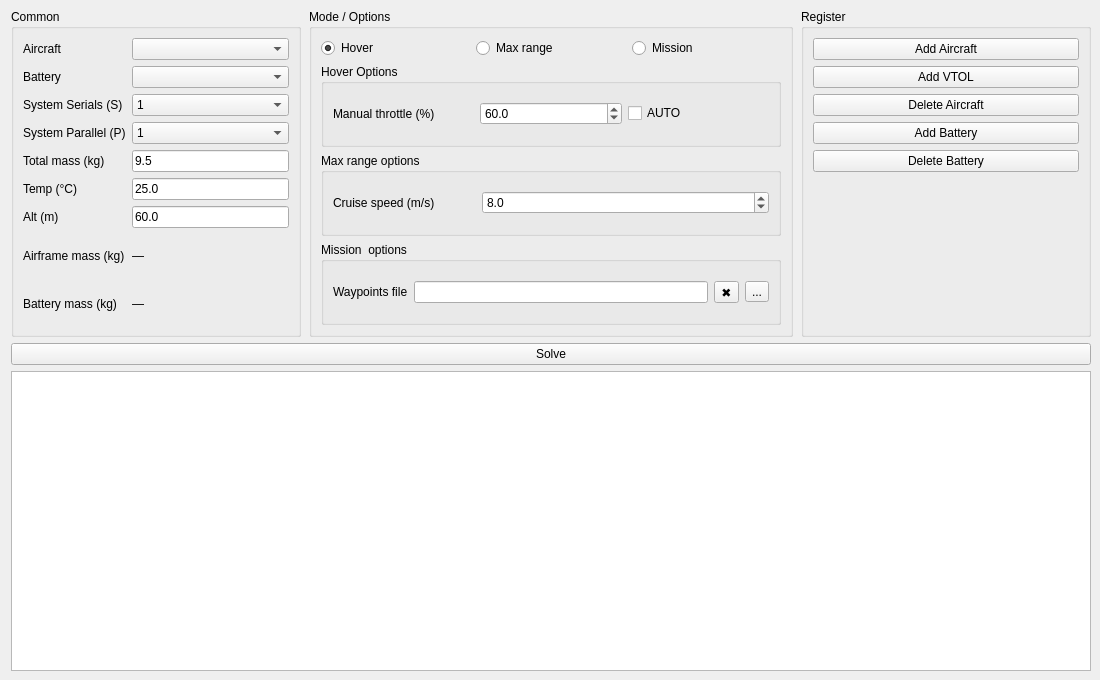
<?xml version="1.0" encoding="UTF-8"?>
<ui version="4.0">
 <class>BatterySimWindow</class>
 <widget class="QWidget" name="BatterySimWindow">
  <property name="geometry">
   <rect>
    <x>0</x>
    <y>0</y>
    <width>1100</width>
    <height>680</height>
   </rect>
  </property>
  <property name="minimumSize">
   <size>
    <width>1100</width>
    <height>680</height>
   </size>
  </property>
  <property name="windowTitle">
   <string>Battery Flight-Time &amp; Distance — Unified</string>
  </property>
  <layout class="QVBoxLayout" name="verticalLayout_root" stretch="1,1">
   <property name="topMargin">
    <number>9</number>
   </property>
   <property name="rightMargin">
    <number>9</number>
   </property>
   <property name="bottomMargin">
    <number>9</number>
   </property>
   <item>
    <layout class="QHBoxLayout" name="topRow" stretch="3,5,3">
     <property name="spacing">
      <number>8</number>
     </property>
     <property name="leftMargin">
      <number>0</number>
     </property>
     <property name="rightMargin">
      <number>0</number>
     </property>
     <item>
      <widget class="QGroupBox" name="gb_left">
       <property name="title">
        <string>Common</string>
       </property>
       <layout class="QGridLayout" name="gridLayout_left">
        <item row="1" column="0">
         <widget class="QLabel" name="label_batt">
          <property name="text">
           <string>Battery</string>
          </property>
         </widget>
        </item>
        <item row="8" column="1">
         <widget class="QLabel" name="lbl_batt_mass">
          <property name="text">
           <string>—</string>
          </property>
         </widget>
        </item>
        <item row="0" column="0">
         <widget class="QLabel" name="label_air">
          <property name="text">
           <string>Aircraft</string>
          </property>
         </widget>
        </item>
        <item row="7" column="0">
         <widget class="QLabel" name="label_airmass">
          <property name="text">
           <string>Airframe mass (kg)</string>
          </property>
         </widget>
        </item>
        <item row="7" column="1">
         <widget class="QLabel" name="lbl_air_mass">
          <property name="text">
           <string>—</string>
          </property>
         </widget>
        </item>
        <item row="6" column="1">
         <widget class="QLineEdit" name="ed_alt_m">
          <property name="text">
           <string>60.0</string>
          </property>
         </widget>
        </item>
        <item row="0" column="1">
         <widget class="QComboBox" name="cb_air"/>
        </item>
        <item row="8" column="0">
         <widget class="QLabel" name="label_battmass">
          <property name="text">
           <string>Battery mass (kg)</string>
          </property>
         </widget>
        </item>
        <item row="1" column="1">
         <widget class="QComboBox" name="cb_batt"/>
        </item>
        <item row="5" column="1">
         <widget class="QLineEdit" name="ed_temp_c">
          <property name="text">
           <string>25.0</string>
          </property>
         </widget>
        </item>
        <item row="2" column="0">
         <widget class="QLabel" name="label_batt_series">
          <property name="text">
           <string>System Serials (S)</string>
          </property>
         </widget>
        </item>
        <item row="4" column="0">
         <widget class="QLabel" name="label_totalmass">
          <property name="text">
           <string>Total mass (kg)</string>
          </property>
         </widget>
        </item>
        <item row="6" column="0">
         <widget class="QLabel" name="label_alt">
          <property name="text">
           <string>Alt (m)</string>
          </property>
         </widget>
        </item>
        <item row="4" column="1">
         <widget class="QLineEdit" name="ed_total_mass">
          <property name="text">
           <string>9.5</string>
          </property>
         </widget>
        </item>
        <item row="2" column="1">
         <widget class="QComboBox" name="cb_batt_series">
          <property name="editable">
           <bool>false</bool>
          </property>
          <property name="currentIndex">
           <number>0</number>
          </property>
          <item>
           <property name="text">
            <string>1</string>
           </property>
          </item>
          <item>
           <property name="text">
            <string>2</string>
           </property>
          </item>
          <item>
           <property name="text">
            <string>3</string>
           </property>
          </item>
          <item>
           <property name="text">
            <string>4</string>
           </property>
          </item>
         </widget>
        </item>
        <item row="5" column="0">
         <widget class="QLabel" name="label_temp">
          <property name="text">
           <string>Temp (°C)</string>
          </property>
         </widget>
        </item>
        <item row="3" column="1">
         <widget class="QComboBox" name="cb_batt_parallel">
          <property name="currentIndex">
           <number>0</number>
          </property>
          <item>
           <property name="text">
            <string>1</string>
           </property>
          </item>
          <item>
           <property name="text">
            <string>2</string>
           </property>
          </item>
          <item>
           <property name="text">
            <string>3</string>
           </property>
          </item>
          <item>
           <property name="text">
            <string>4</string>
           </property>
          </item>
         </widget>
        </item>
        <item row="3" column="0">
         <widget class="QLabel" name="label">
          <property name="text">
           <string>System Parallel (P)</string>
          </property>
         </widget>
        </item>
       </layout>
      </widget>
     </item>
     <item>
      <widget class="QGroupBox" name="gb_mid">
       <property name="title">
        <string>Mode / Options</string>
       </property>
       <layout class="QVBoxLayout" name="verticalLayout_mid">
        <item>
         <layout class="QHBoxLayout" name="modeRow">
          <item>
           <widget class="QRadioButton" name="rb_hover">
            <property name="text">
             <string>Hover</string>
            </property>
            <property name="checked">
             <bool>true</bool>
            </property>
           </widget>
          </item>
          <item>
           <widget class="QRadioButton" name="rb_route">
            <property name="text">
             <string>Max range</string>
            </property>
           </widget>
          </item>
          <item>
           <widget class="QRadioButton" name="rb_mission">
            <property name="text">
             <string>Mission</string>
            </property>
           </widget>
          </item>
         </layout>
        </item>
        <item>
         <widget class="QGroupBox" name="gb_hover">
          <property name="title">
           <string>Hover Options</string>
          </property>
          <layout class="QGridLayout" name="gridLayout_hover">
           <item row="0" column="1">
            <widget class="QDoubleSpinBox" name="sp_hover_thr_pct">
             <property name="decimals">
              <number>1</number>
             </property>
             <property name="minimum">
              <double>0.000000000000000</double>
             </property>
             <property name="maximum">
              <double>100.000000000000000</double>
             </property>
             <property name="singleStep">
              <double>1.000000000000000</double>
             </property>
             <property name="value">
              <double>60.000000000000000</double>
             </property>
            </widget>
           </item>
           <item row="0" column="0">
            <widget class="QLabel" name="label_thr">
             <property name="text">
              <string>Manual throttle (%)</string>
             </property>
            </widget>
           </item>
           <item row="0" column="2">
            <widget class="QCheckBox" name="cb_hover_auto">
             <property name="text">
              <string>AUTO</string>
             </property>
            </widget>
           </item>
          </layout>
         </widget>
        </item>
        <item>
         <widget class="QGroupBox" name="gb_route">
          <property name="title">
           <string>Max range options</string>
          </property>
          <layout class="QGridLayout" name="gridLayout_route">
           <item row="0" column="1" colspan="2">
            <widget class="QDoubleSpinBox" name="sp_cruise_mps">
             <property name="decimals">
              <number>1</number>
             </property>
             <property name="minimum">
              <double>0.100000000000000</double>
             </property>
             <property name="maximum">
              <double>100.000000000000000</double>
             </property>
             <property name="singleStep">
              <double>0.500000000000000</double>
             </property>
             <property name="value">
              <double>8.000000000000000</double>
             </property>
            </widget>
           </item>
           <item row="0" column="0">
            <widget class="QLabel" name="label_speed">
             <property name="text">
              <string>Cruise speed (m/s)</string>
             </property>
            </widget>
           </item>
          </layout>
         </widget>
        </item>
        <item>
         <widget class="QGroupBox" name="gb_mission">
          <property name="title">
           <string>Mission  options</string>
          </property>
          <layout class="QGridLayout" name="gridLayout">
           <item row="0" column="0">
            <widget class="QLabel" name="label_wp">
             <property name="text">
              <string>Waypoints file</string>
             </property>
            </widget>
           </item>
           <item row="0" column="1">
            <widget class="QLineEdit" name="ed_wp_path">
             <property name="readOnly">
              <bool>true</bool>
             </property>
             <property name="clearButtonEnabled">
              <bool>false</bool>
             </property>
            </widget>
           </item>
           <item row="0" column="2">
            <widget class="QToolButton" name="btn_wp_clear">
             <property name="toolTip">
              <string>Clear select path</string>
             </property>
             <property name="text">
              <string>✖</string>
             </property>
            </widget>
           </item>
           <item row="0" column="3">
            <widget class="QToolButton" name="btn_wp_browse">
             <property name="text">
              <string>...</string>
             </property>
            </widget>
           </item>
          </layout>
         </widget>
        </item>
       </layout>
      </widget>
     </item>
     <item>
      <widget class="QGroupBox" name="gb_right">
       <property name="title">
        <string>Register</string>
       </property>
       <layout class="QVBoxLayout" name="verticalLayout_right">
        <item>
         <widget class="QPushButton" name="btn_add_air">
          <property name="text">
           <string>Add Aircraft</string>
          </property>
         </widget>
        </item>
        <item>
         <widget class="QPushButton" name="btn_add_vtol">
          <property name="text">
           <string>Add VTOL</string>
          </property>
         </widget>
        </item>
        <item>
         <widget class="QPushButton" name="btn_del_air">
          <property name="text">
           <string>Delete Aircraft</string>
          </property>
         </widget>
        </item>
        <item>
         <widget class="QPushButton" name="btn_add_batt">
          <property name="text">
           <string>Add Battery</string>
          </property>
         </widget>
        </item>
        <item>
         <widget class="QPushButton" name="btn_del_batt">
          <property name="text">
           <string>Delete Battery</string>
          </property>
         </widget>
        </item>
        <item>
         <spacer name="spacer_right">
          <property name="orientation">
           <enum>Qt::Vertical</enum>
          </property>
          <property name="sizeHint" stdset="0">
           <size>
            <width>20</width>
            <height>40</height>
           </size>
          </property>
         </spacer>
        </item>
       </layout>
      </widget>
     </item>
    </layout>
   </item>
   <item>
    <layout class="QVBoxLayout" name="bottomRow">
     <item>
      <widget class="QPushButton" name="btn_solve">
       <property name="text">
        <string>Solve</string>
       </property>
      </widget>
     </item>
     <item>
      <widget class="QTextEdit" name="txt_out">
       <property name="minimumSize">
        <size>
         <width>0</width>
         <height>300</height>
        </size>
       </property>
       <property name="readOnly">
        <bool>true</bool>
       </property>
      </widget>
     </item>
    </layout>
   </item>
  </layout>
 </widget>
 <resources/>
 <connections/>
</ui>
